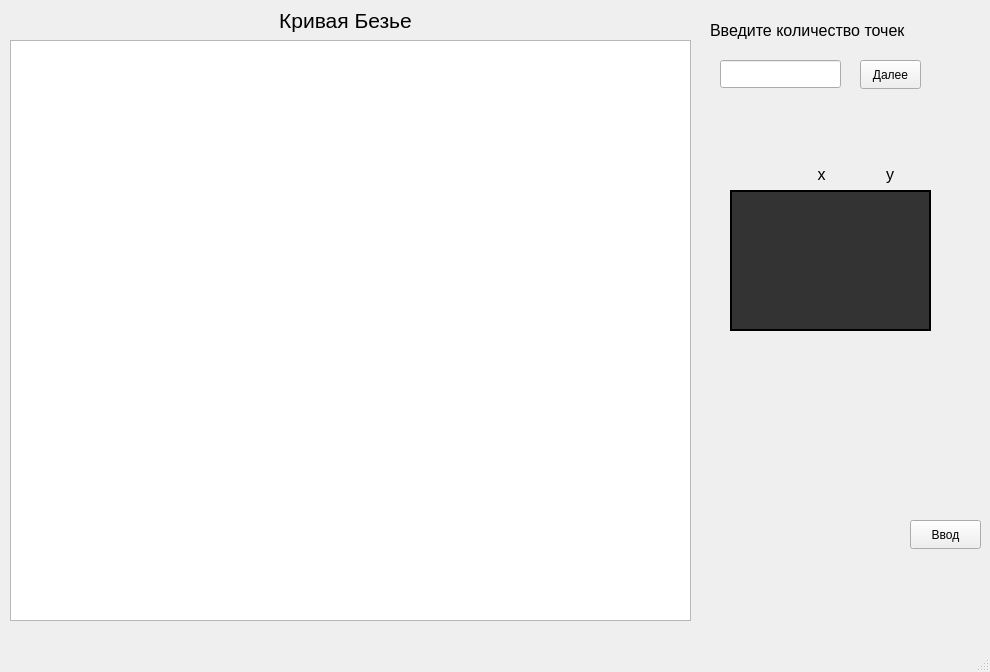
<?xml version="1.0" encoding="UTF-8"?>
<ui version="4.0">
 <class>MainWindow</class>
 <widget class="QMainWindow" name="MainWindow">
  <property name="geometry">
   <rect>
    <x>0</x>
    <y>0</y>
    <width>990</width>
    <height>672</height>
   </rect>
  </property>
  <property name="windowTitle">
   <string>MainWindow</string>
  </property>
  <widget class="QWidget" name="centralwidget">
   <widget class="QGraphicsView" name="graphicsView">
    <property name="geometry">
     <rect>
      <x>10</x>
      <y>40</y>
      <width>681</width>
      <height>581</height>
     </rect>
    </property>
   </widget>
   <widget class="QLabel" name="label">
    <property name="geometry">
     <rect>
      <x>710</x>
      <y>20</y>
      <width>261</width>
      <height>21</height>
     </rect>
    </property>
    <property name="font">
     <font>
      <pointsize>12</pointsize>
     </font>
    </property>
    <property name="text">
     <string>Введите количество точек</string>
    </property>
   </widget>
   <widget class="QLineEdit" name="lineEdit">
    <property name="geometry">
     <rect>
      <x>720</x>
      <y>60</y>
      <width>121</width>
      <height>28</height>
     </rect>
    </property>
   </widget>
   <widget class="QPushButton" name="pushButton">
    <property name="geometry">
     <rect>
      <x>860</x>
      <y>60</y>
      <width>61</width>
      <height>29</height>
     </rect>
    </property>
    <property name="text">
     <string>Далее</string>
    </property>
   </widget>
   <widget class="QLabel" name="label_2">
    <property name="geometry">
     <rect>
      <x>180</x>
      <y>0</y>
      <width>331</width>
      <height>41</height>
     </rect>
    </property>
    <property name="font">
     <font>
      <pointsize>16</pointsize>
     </font>
    </property>
    <property name="text">
     <string>Кривая Безье</string>
    </property>
    <property name="alignment">
     <set>Qt::AlignCenter</set>
    </property>
   </widget>
   <widget class="QPushButton" name="pushButton_2">
    <property name="geometry">
     <rect>
      <x>910</x>
      <y>520</y>
      <width>71</width>
      <height>29</height>
     </rect>
    </property>
    <property name="text">
     <string>Ввод</string>
    </property>
   </widget>
   <widget class="QWidget" name="layoutWidget">
    <property name="geometry">
     <rect>
      <x>790</x>
      <y>160</y>
      <width>131</width>
      <height>29</height>
     </rect>
    </property>
    <layout class="QHBoxLayout" name="horizontalLayout">
     <item>
      <widget class="QLabel" name="label_3">
       <property name="font">
        <font>
         <pointsize>12</pointsize>
        </font>
       </property>
       <property name="text">
        <string>x</string>
       </property>
       <property name="alignment">
        <set>Qt::AlignCenter</set>
       </property>
      </widget>
     </item>
     <item>
      <widget class="QLabel" name="label_4">
       <property name="font">
        <font>
         <pointsize>12</pointsize>
        </font>
       </property>
       <property name="text">
        <string>y</string>
       </property>
       <property name="alignment">
        <set>Qt::AlignCenter</set>
       </property>
      </widget>
     </item>
    </layout>
   </widget>
   <widget class="QScrollArea" name="scrollArea">
    <property name="geometry">
     <rect>
      <x>730</x>
      <y>190</y>
      <width>201</width>
      <height>141</height>
     </rect>
    </property>
    <property name="palette">
     <palette>
      <active>
       <colorrole role="WindowText">
        <brush brushstyle="SolidPattern">
         <color alpha="255">
          <red>0</red>
          <green>0</green>
          <blue>0</blue>
         </color>
        </brush>
       </colorrole>
       <colorrole role="Button">
        <brush brushstyle="SolidPattern">
         <color alpha="255">
          <red>240</red>
          <green>240</green>
          <blue>240</blue>
         </color>
        </brush>
       </colorrole>
       <colorrole role="Light">
        <brush brushstyle="SolidPattern">
         <color alpha="255">
          <red>255</red>
          <green>255</green>
          <blue>255</blue>
         </color>
        </brush>
       </colorrole>
       <colorrole role="Midlight">
        <brush brushstyle="SolidPattern">
         <color alpha="255">
          <red>227</red>
          <green>227</green>
          <blue>227</blue>
         </color>
        </brush>
       </colorrole>
       <colorrole role="Dark">
        <brush brushstyle="SolidPattern">
         <color alpha="255">
          <red>160</red>
          <green>160</green>
          <blue>160</blue>
         </color>
        </brush>
       </colorrole>
       <colorrole role="Mid">
        <brush brushstyle="SolidPattern">
         <color alpha="255">
          <red>160</red>
          <green>160</green>
          <blue>160</blue>
         </color>
        </brush>
       </colorrole>
       <colorrole role="Text">
        <brush brushstyle="SolidPattern">
         <color alpha="255">
          <red>0</red>
          <green>0</green>
          <blue>0</blue>
         </color>
        </brush>
       </colorrole>
       <colorrole role="BrightText">
        <brush brushstyle="SolidPattern">
         <color alpha="255">
          <red>255</red>
          <green>255</green>
          <blue>255</blue>
         </color>
        </brush>
       </colorrole>
       <colorrole role="ButtonText">
        <brush brushstyle="SolidPattern">
         <color alpha="255">
          <red>0</red>
          <green>0</green>
          <blue>0</blue>
         </color>
        </brush>
       </colorrole>
       <colorrole role="Base">
        <brush brushstyle="SolidPattern">
         <color alpha="255">
          <red>255</red>
          <green>255</green>
          <blue>255</blue>
         </color>
        </brush>
       </colorrole>
       <colorrole role="Window">
        <brush brushstyle="SolidPattern">
         <color alpha="255">
          <red>240</red>
          <green>240</green>
          <blue>240</blue>
         </color>
        </brush>
       </colorrole>
       <colorrole role="Shadow">
        <brush brushstyle="SolidPattern">
         <color alpha="255">
          <red>105</red>
          <green>105</green>
          <blue>105</blue>
         </color>
        </brush>
       </colorrole>
       <colorrole role="Highlight">
        <brush brushstyle="SolidPattern">
         <color alpha="255">
          <red>0</red>
          <green>120</green>
          <blue>215</blue>
         </color>
        </brush>
       </colorrole>
       <colorrole role="HighlightedText">
        <brush brushstyle="SolidPattern">
         <color alpha="255">
          <red>255</red>
          <green>255</green>
          <blue>255</blue>
         </color>
        </brush>
       </colorrole>
       <colorrole role="Link">
        <brush brushstyle="SolidPattern">
         <color alpha="255">
          <red>0</red>
          <green>0</green>
          <blue>255</blue>
         </color>
        </brush>
       </colorrole>
       <colorrole role="LinkVisited">
        <brush brushstyle="SolidPattern">
         <color alpha="255">
          <red>255</red>
          <green>0</green>
          <blue>255</blue>
         </color>
        </brush>
       </colorrole>
       <colorrole role="AlternateBase">
        <brush brushstyle="SolidPattern">
         <color alpha="255">
          <red>245</red>
          <green>245</green>
          <blue>245</blue>
         </color>
        </brush>
       </colorrole>
       <colorrole role="NoRole">
        <brush brushstyle="SolidPattern">
         <color alpha="255">
          <red>0</red>
          <green>0</green>
          <blue>0</blue>
         </color>
        </brush>
       </colorrole>
       <colorrole role="ToolTipBase">
        <brush brushstyle="SolidPattern">
         <color alpha="255">
          <red>255</red>
          <green>255</green>
          <blue>220</blue>
         </color>
        </brush>
       </colorrole>
       <colorrole role="ToolTipText">
        <brush brushstyle="SolidPattern">
         <color alpha="255">
          <red>0</red>
          <green>0</green>
          <blue>0</blue>
         </color>
        </brush>
       </colorrole>
       <colorrole role="PlaceholderText">
        <brush brushstyle="SolidPattern">
         <color alpha="128">
          <red>0</red>
          <green>0</green>
          <blue>0</blue>
         </color>
        </brush>
       </colorrole>
      </active>
      <inactive>
       <colorrole role="WindowText">
        <brush brushstyle="SolidPattern">
         <color alpha="255">
          <red>231</red>
          <green>231</green>
          <blue>231</blue>
         </color>
        </brush>
       </colorrole>
       <colorrole role="Button">
        <brush brushstyle="SolidPattern">
         <color alpha="255">
          <red>35</red>
          <green>35</green>
          <blue>35</blue>
         </color>
        </brush>
       </colorrole>
       <colorrole role="Light">
        <brush brushstyle="SolidPattern">
         <color alpha="255">
          <red>255</red>
          <green>255</green>
          <blue>255</blue>
         </color>
        </brush>
       </colorrole>
       <colorrole role="Midlight">
        <brush brushstyle="SolidPattern">
         <color alpha="255">
          <red>227</red>
          <green>227</green>
          <blue>227</blue>
         </color>
        </brush>
       </colorrole>
       <colorrole role="Dark">
        <brush brushstyle="SolidPattern">
         <color alpha="255">
          <red>35</red>
          <green>35</green>
          <blue>35</blue>
         </color>
        </brush>
       </colorrole>
       <colorrole role="Mid">
        <brush brushstyle="SolidPattern">
         <color alpha="255">
          <red>160</red>
          <green>160</green>
          <blue>160</blue>
         </color>
        </brush>
       </colorrole>
       <colorrole role="Text">
        <brush brushstyle="SolidPattern">
         <color alpha="255">
          <red>231</red>
          <green>231</green>
          <blue>231</blue>
         </color>
        </brush>
       </colorrole>
       <colorrole role="BrightText">
        <brush brushstyle="SolidPattern">
         <color alpha="255">
          <red>255</red>
          <green>0</green>
          <blue>0</blue>
         </color>
        </brush>
       </colorrole>
       <colorrole role="ButtonText">
        <brush brushstyle="SolidPattern">
         <color alpha="255">
          <red>231</red>
          <green>231</green>
          <blue>231</blue>
         </color>
        </brush>
       </colorrole>
       <colorrole role="Base">
        <brush brushstyle="SolidPattern">
         <color alpha="255">
          <red>51</red>
          <green>51</green>
          <blue>51</blue>
         </color>
        </brush>
       </colorrole>
       <colorrole role="Window">
        <brush brushstyle="SolidPattern">
         <color alpha="255">
          <red>51</red>
          <green>51</green>
          <blue>51</blue>
         </color>
        </brush>
       </colorrole>
       <colorrole role="Shadow">
        <brush brushstyle="SolidPattern">
         <color alpha="255">
          <red>105</red>
          <green>105</green>
          <blue>105</blue>
         </color>
        </brush>
       </colorrole>
       <colorrole role="Highlight">
        <brush brushstyle="SolidPattern">
         <color alpha="170">
          <red>31</red>
          <green>117</green>
          <blue>204</blue>
         </color>
        </brush>
       </colorrole>
       <colorrole role="HighlightedText">
        <brush brushstyle="SolidPattern">
         <color alpha="255">
          <red>231</red>
          <green>231</green>
          <blue>231</blue>
         </color>
        </brush>
       </colorrole>
       <colorrole role="Link">
        <brush brushstyle="SolidPattern">
         <color alpha="255">
          <red>0</red>
          <green>122</green>
          <blue>244</blue>
         </color>
        </brush>
       </colorrole>
       <colorrole role="LinkVisited">
        <brush brushstyle="SolidPattern">
         <color alpha="255">
          <red>165</red>
          <green>122</green>
          <blue>255</blue>
         </color>
        </brush>
       </colorrole>
       <colorrole role="AlternateBase">
        <brush brushstyle="SolidPattern">
         <color alpha="255">
          <red>81</red>
          <green>81</green>
          <blue>81</blue>
         </color>
        </brush>
       </colorrole>
       <colorrole role="NoRole">
        <brush brushstyle="NoBrush">
         <color alpha="255">
          <red>0</red>
          <green>0</green>
          <blue>0</blue>
         </color>
        </brush>
       </colorrole>
       <colorrole role="ToolTipBase">
        <brush brushstyle="SolidPattern">
         <color alpha="102">
          <red>0</red>
          <green>0</green>
          <blue>0</blue>
         </color>
        </brush>
       </colorrole>
       <colorrole role="ToolTipText">
        <brush brushstyle="SolidPattern">
         <color alpha="255">
          <red>231</red>
          <green>231</green>
          <blue>231</blue>
         </color>
        </brush>
       </colorrole>
       <colorrole role="PlaceholderText">
        <brush brushstyle="SolidPattern">
         <color alpha="255">
          <red>141</red>
          <green>141</green>
          <blue>141</blue>
         </color>
        </brush>
       </colorrole>
      </inactive>
      <disabled>
       <colorrole role="WindowText">
        <brush brushstyle="SolidPattern">
         <color alpha="255">
          <red>120</red>
          <green>120</green>
          <blue>120</blue>
         </color>
        </brush>
       </colorrole>
       <colorrole role="Button">
        <brush brushstyle="SolidPattern">
         <color alpha="255">
          <red>240</red>
          <green>240</green>
          <blue>240</blue>
         </color>
        </brush>
       </colorrole>
       <colorrole role="Light">
        <brush brushstyle="SolidPattern">
         <color alpha="255">
          <red>255</red>
          <green>255</green>
          <blue>255</blue>
         </color>
        </brush>
       </colorrole>
       <colorrole role="Midlight">
        <brush brushstyle="SolidPattern">
         <color alpha="255">
          <red>247</red>
          <green>247</green>
          <blue>247</blue>
         </color>
        </brush>
       </colorrole>
       <colorrole role="Dark">
        <brush brushstyle="SolidPattern">
         <color alpha="255">
          <red>160</red>
          <green>160</green>
          <blue>160</blue>
         </color>
        </brush>
       </colorrole>
       <colorrole role="Mid">
        <brush brushstyle="SolidPattern">
         <color alpha="255">
          <red>160</red>
          <green>160</green>
          <blue>160</blue>
         </color>
        </brush>
       </colorrole>
       <colorrole role="Text">
        <brush brushstyle="SolidPattern">
         <color alpha="255">
          <red>120</red>
          <green>120</green>
          <blue>120</blue>
         </color>
        </brush>
       </colorrole>
       <colorrole role="BrightText">
        <brush brushstyle="SolidPattern">
         <color alpha="255">
          <red>255</red>
          <green>255</green>
          <blue>255</blue>
         </color>
        </brush>
       </colorrole>
       <colorrole role="ButtonText">
        <brush brushstyle="SolidPattern">
         <color alpha="255">
          <red>120</red>
          <green>120</green>
          <blue>120</blue>
         </color>
        </brush>
       </colorrole>
       <colorrole role="Base">
        <brush brushstyle="SolidPattern">
         <color alpha="255">
          <red>240</red>
          <green>240</green>
          <blue>240</blue>
         </color>
        </brush>
       </colorrole>
       <colorrole role="Window">
        <brush brushstyle="SolidPattern">
         <color alpha="255">
          <red>240</red>
          <green>240</green>
          <blue>240</blue>
         </color>
        </brush>
       </colorrole>
       <colorrole role="Shadow">
        <brush brushstyle="SolidPattern">
         <color alpha="255">
          <red>0</red>
          <green>0</green>
          <blue>0</blue>
         </color>
        </brush>
       </colorrole>
       <colorrole role="Highlight">
        <brush brushstyle="SolidPattern">
         <color alpha="170">
          <red>31</red>
          <green>117</green>
          <blue>204</blue>
         </color>
        </brush>
       </colorrole>
       <colorrole role="HighlightedText">
        <brush brushstyle="SolidPattern">
         <color alpha="255">
          <red>231</red>
          <green>231</green>
          <blue>231</blue>
         </color>
        </brush>
       </colorrole>
       <colorrole role="Link">
        <brush brushstyle="SolidPattern">
         <color alpha="255">
          <red>0</red>
          <green>122</green>
          <blue>244</blue>
         </color>
        </brush>
       </colorrole>
       <colorrole role="LinkVisited">
        <brush brushstyle="SolidPattern">
         <color alpha="255">
          <red>165</red>
          <green>122</green>
          <blue>255</blue>
         </color>
        </brush>
       </colorrole>
       <colorrole role="AlternateBase">
        <brush brushstyle="SolidPattern">
         <color alpha="255">
          <red>81</red>
          <green>81</green>
          <blue>81</blue>
         </color>
        </brush>
       </colorrole>
       <colorrole role="NoRole">
        <brush brushstyle="NoBrush">
         <color alpha="255">
          <red>0</red>
          <green>0</green>
          <blue>0</blue>
         </color>
        </brush>
       </colorrole>
       <colorrole role="ToolTipBase">
        <brush brushstyle="SolidPattern">
         <color alpha="102">
          <red>0</red>
          <green>0</green>
          <blue>0</blue>
         </color>
        </brush>
       </colorrole>
       <colorrole role="ToolTipText">
        <brush brushstyle="SolidPattern">
         <color alpha="255">
          <red>231</red>
          <green>231</green>
          <blue>231</blue>
         </color>
        </brush>
       </colorrole>
       <colorrole role="PlaceholderText">
        <brush brushstyle="SolidPattern">
         <color alpha="255">
          <red>141</red>
          <green>141</green>
          <blue>141</blue>
         </color>
        </brush>
       </colorrole>
      </disabled>
     </palette>
    </property>
    <property name="font">
     <font>
      <pointsize>10</pointsize>
     </font>
    </property>
    <property name="styleSheet">
     <string notr="true">border: 1px solid black;</string>
    </property>
    <property name="widgetResizable">
     <bool>true</bool>
    </property>
    <widget class="QWidget" name="scrollAreaWidgetContents">
     <property name="geometry">
      <rect>
       <x>0</x>
       <y>0</y>
       <width>199</width>
       <height>139</height>
      </rect>
     </property>
    </widget>
   </widget>
  </widget>
  <widget class="QMenuBar" name="menubar">
   <property name="geometry">
    <rect>
     <x>0</x>
     <y>0</y>
     <width>990</width>
     <height>25</height>
    </rect>
   </property>
  </widget>
  <widget class="QStatusBar" name="statusbar"/>
 </widget>
 <resources/>
 <connections/>
</ui>
